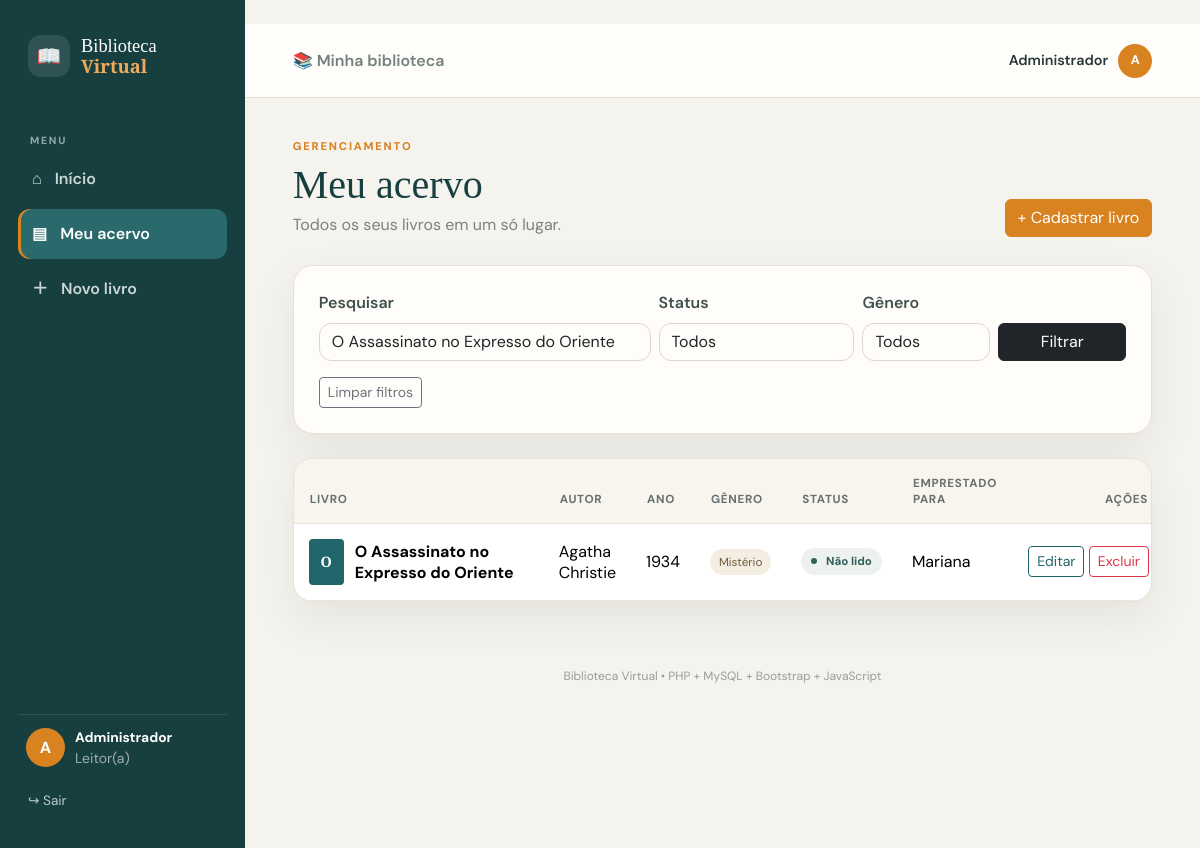
/livros/listar.php?busca=O Assassinato no Expresso do Oriente (signed in), run on the app's committed database.
### tables this page shows
CREATE TABLE livros (
    id INT AUTO_INCREMENT PRIMARY KEY,
    titulo VARCHAR(150) NOT NULL,
    autor VARCHAR(100) NOT NULL,
    ano INT NOT NULL,
    genero VARCHAR(50) NOT NULL,
    status_leitura ENUM('Não lido','Lendo','Lido') NOT NULL DEFAULT 'Não lido',
    emprestado_para VARCHAR(100) DEFAULT NULL,
    criado_em TIMESTAMP DEFAULT CURRENT_TIMESTAMP
);

### livros/listar.php (the view, shortened to what this page needs)
<?php
require_once __DIR__ . '/../config/conexao.php';
$busca = trim($_GET['busca'] ?? '');
$status = $_GET['status'] ?? '';
$genero = trim($_GET['genero'] ?? '');
$sql = "SELECT * FROM livros WHERE 1=1";
$params = [];
if ($busca !== '') {
    $sql .= " AND (
        titulo LIKE :busca_titulo
        OR autor LIKE :busca_autor
    )";
    $termo = "%{$busca}%";
    $params[':busca_titulo'] = $termo;
    $params[':busca_autor'] = $termo;
}
$sql .= " ORDER BY id DESC";
$stmt = $pdo->prepare($sql);
$stmt->execute($params);
$livros = $stmt->fetchAll(PDO::FETCH_ASSOC);
?>
<?php include __DIR__ . '/../includes/app-header.php'; ?>
<div class="page-title">
    <div>
        <span class="eyebrow">
            GERENCIAMENTO
        </span>
        <h1>
            Meu acervo
        </h1>
        <p>
            Todos os seus livros em um só lugar.
        </p>
    </div>
    <a
        href="cadastrar.php"
        class="btn btn-primary"
    >
        + Cadastrar livro
    </a>
</div>
<div class="content-card mb-4">
    <form
        method="GET"
        class="row g-2 align-items-end"
    >
        <div class="col-lg-5">
            <label class="form-label">
                Pesquisar
            </label>
            <input
                type="text"
                name="busca"
                class="form-control"
                placeholder="Título ou autor..."
                value="<?= htmlspecialchars($busca) ?>"
            >
        </div>
        <div class="col-lg-3">
            <label class="form-label">
                Status
            </label>
            <select
                name="status"
                class="form-select"
            >
                <option value="">
                    Todos
                </option>
            </select>
        </div>
        <div class="col-lg-2">
            <label class="form-label">
                Gênero
            </label>
            <select
                name="genero"
                class="form-select"
            >
                <option value="">
                    Todos
                </option>
            </select>
        </div>
        <div class="col-lg-2 d-grid">
            <button
                type="submit"
                class="btn btn-dark"
            >
                Filtrar
            </button>
        </div>
    </form>
    <?php if ($busca !== '' || $status !== '' || $genero !== ''): ?>
        <div class="mt-3">
            <a
                href="listar.php"
                class="btn btn-sm btn-outline-secondary"
            >
                Limpar filtros
            </a>
        </div>
    <?php endif; ?>
</div>
<div class="content-card p-0 overflow-hidden">
    <div class="table-responsive">
        <table class="table align-middle mb-0 library-table">
            <thead>
                <tr>
                    <th>
                        Livro
                    </th>
                    <th>
                        Autor
                    </th>
                    <th>
                        Ano
                    </th>
                    <th>
                        Gênero
                    </th>
                    <th>
                        Status
                    </th>
                    <th>
                        Emprestado para
                    </th>
                    <th class="text-end">
                        Ações
                    </th>
                </tr>
            </thead>
            <tbody>
                <?php foreach ($livros as $livro): ?>
                    <tr>
                        <td>
                            <div class="table-book">
                                <div class="mini-cover">
                                    <?= htmlspecialchars(
                                        mb_substr(
                                            $livro['titulo'],
                                            0,
                                            1
                                        )
                                    ) ?>
                                </div>
                                <strong>
                                    <?= htmlspecialchars(
                                        $livro['titulo']
                                    ) ?>
                                </strong>
                            </div>
                        </td>
                        <td>
                            <?= htmlspecialchars(
                                $livro['autor']
                            ) ?>
                        </td>
                        <td>
                            <?= htmlspecialchars(
                                $livro['ano']
                            ) ?>
                        </td>
                        <td>
                            <span class="genre-tag">
                                <?= htmlspecialchars(
                                    $livro['genero']
                                ) ?>
                            </span>
                        </td>
                        <td>
                            <span class="status-pill">
                                <?= htmlspecialchars(
                                    $livro['status_leitura']
                                ) ?>
                            </span>
                        </td>
                        <td>
                            <?php if (!empty($livro['emprestado_para'])): ?>
                                <?= htmlspecialchars(
                                    $livro['emprestado_para']
                                ) ?>
                            <?php else: ?>
                                <span class="muted">
                                    Disponível
                                </span>
                            <?php endif; ?>
                        </td>
                        <td class="text-end text-nowrap">
                            <a
                                class="btn btn-sm btn-outline-primary"
                                href="editar.php?id=<?= (int)$livro['id'] ?>"
                            >
                                Editar
                            </a>
                            <a
                                class="btn btn-sm btn-outline-danger"
                                href="excluir.php?id=<?= (int)$livro['id'] ?>"
                                onclick="return confirmarExclusao(<?= htmlspecialchars(
                                    json_encode(
                                        $livro['titulo'],
                                        JSON_UNESCAPED_UNICODE
                                    )
                                ) ?>)"
                            >
                                Excluir
                            </a>
                        </td>
                    </tr>
                <?php endforeach; ?>
            </tbody>
        </table>
    </div>
</div>
<?php include __DIR__ . '/../includes/app-footer.php'; ?>

### assets/css/style.css (style rules this page uses)
:root { --cream:#f7f2e8; --paper:#fffdf8; --ink:#173f40; --teal:#21666a; --teal-dark:#174e51; --orange:#d98220; --orange-dark:#bd6c16; --muted:#7b817d; --line:#e7e0d4; --shadow:0 18px 45px rgba(40,48,43,.08); }
* { box-sizing:border-box }
body { margin:0;font-family:"DM Sans",sans-serif;background:#f5f3ee;color:#263837 }
h1,h2,h3 { font-family:"Playfair Display",serif;color:var(--ink) }
.btn-primary { background:var(--orange);border-color:var(--orange);color:#fff }
.btn-outline-primary { color:var(--teal);border-color:var(--teal) }
.form-control,.form-select { border:1px solid #ddd6ca;background:#fffdf9;border-radius:12px }
.form-label { font-weight:600;color:#40504e }
.eyebrow { display:block;letter-spacing:.16em;font-size:.7rem;font-weight:800;color:var(--orange);margin-bottom:6px }
.app-body { background:#f5f3ee }
.page-title { display:flex;justify-content:space-between;gap:25px;align-items:end;margin-bottom:28px }
.page-title h1 { font-size:2.5rem;margin:0 }
.page-title p { color:var(--muted);margin:4px 0 0 }
.metric,.content-card { background:#fffdf9;border:1px solid var(--line);box-shadow:var(--shadow);border-radius:20px }
.content-card { padding:25px }
.book-cover,.mini-cover { background:var(--teal);color:#fff;display:grid;place-items:center;font-family:"Playfair Display",serif;font-weight:700;flex:0 0 auto }
.status-pill { display:inline-block;padding:6px 10px;border-radius:99px;background:#edf2ef;color:#35625f;font-size:.72rem;font-weight:800;white-space:nowrap }
.status-pill:before { content:"";display:inline-block;width:6px;height:6px;background:currentColor;border-radius:50%;margin-right:6px;vertical-align:1px }
.library-table thead th { background:#f8f5ef;color:#66706e;font-size:.73rem;text-transform:uppercase;letter-spacing:.06em;border-bottom:1px solid var(--line);padding:16px }
.library-table tbody td { padding:15px;border-color:#eee8df }
.table-book { display:flex;align-items:center;gap:11px;min-width:220px }
.mini-cover { width:35px;height:46px;border-radius:4px;font-size:.9rem }
.genre-tag { background:#f4ede1;border-radius:99px;padding:5px 9px;font-size:.73rem;color:#735c3e }

### data on the page
livros: titulo "O", titulo "O Assassinato no Expresso do Oriente", autor "Agatha Christie", ano "1934", genero "Mistério", status_leitura "Não lido", emprestado_para "Mariana"

### other printed values
mb_strtoupper(mb_substr(usuarioAtual(),0,1)) "A"
usuarioAtual() "Administrador"
